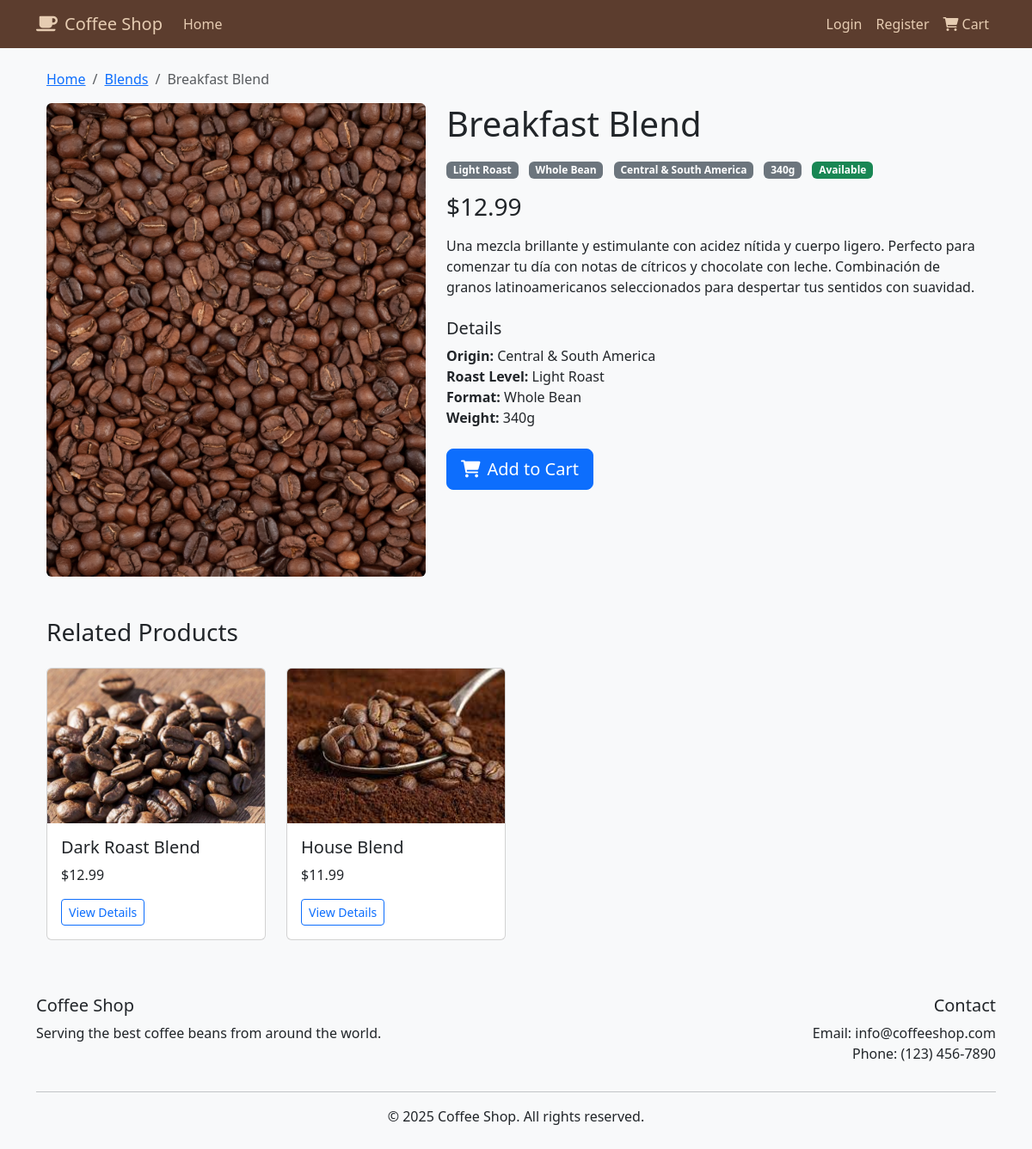
Page /product/7/ on the committed database.
### store/models.py (models this page shows, shortened)
class Product(models.Model):
    ROAST_CHOICES = [
        ('light', 'Light Roast'),
        ('medium', 'Medium Roast'),
        ('dark', 'Dark Roast'),
        ('espresso', 'Espresso Roast'),
    ]
    FORMAT_CHOICES = [
        ('whole_bean', 'Whole Bean'),
        ('ground', 'Ground'),
        ('capsule', 'Capsules'),
    ]
    name = models.CharField(max_length=200)
    category = models.ForeignKey(Category, on_delete=models.CASCADE, related_name='products')
    description = models.TextField()
    price = models.DecimalField(max_digits=6, decimal_places=2)
    stock = models.IntegerField(default=0)
    image = models.ImageField(upload_to='products/', blank=True, null=True)
    roast_level = models.CharField(max_length=20, choices=ROAST_CHOICES)
    origin = models.CharField(max_length=100)  # País o región de origen
    format = models.CharField(max_length=20, choices=FORMAT_CHOICES)
    weight = models.IntegerField(help_text="Weight in grams")
    created_at = models.DateTimeField(auto_now_add=True)
    updated_at = models.DateTimeField(auto_now=True)
    is_available = models.BooleanField(default=True)
    class Meta:
        ordering = ['name']

class Category(models.Model):
    name = models.CharField(max_length=200, unique=True)  # Nombre único
    description = models.TextField(blank=True)  # Descripción opcional
    class Meta:
        verbose_name_plural = 'Categories'
        ordering = ['name']  # Orden alfabético

### store/views.py (the view)
# urls.py: path('product/<int:pk>/', views.customer_product_detail, name="customer_product_detail"),  # Detalle de producto
def customer_product_detail(request, pk):
    product = get_object_or_404(Product, pk=pk)
    related_products = Product.objects.filter(category=product.category).exclude(pk=pk)[:4]  # Máximo 4 productos relacionados
    context = {
        'product': product,
        'related_products': related_products
    }
    return render(request, 'store/customer_product_detail.html', context)

### store/templates/store/customer_product_detail.html (shortened to what this page needs)
{% extends 'store/main.html' %}
{% load static %}
{% block content %}
<div class="container">
    <nav aria-label="breadcrumb">
        <ol class="breadcrumb">
            <li class="breadcrumb-item"><a href="{% url 'store' %}">Home</a></li>
            <li class="breadcrumb-item"><a href="{% url 'customer_category_detail' product.category.id %}">{{ product.category.name }}</a></li>
            <li class="breadcrumb-item active" aria-current="page">{{ product.name }}</li>
        </ol>
    </nav>
    <div class="row">
        <div class="col-md-5">
            {% if product.image %}
                <img src="{{ product.image.url }}" class="img-fluid rounded" alt="{{ product.name }}">
            {% else %}
                <img src="https://via.placeholder.com/500x500?text=Coffee+Product" class="img-fluid rounded" alt="{{ product.name }}">
            {% endif %}
        </div>
        <div class="col-md-7">
            <h1 class="mb-3">{{ product.name }}</h1>
            <div class="mb-3">
                <span class="badge bg-secondary me-2">{{ product.get_roast_level_display }}</span>
                <span class="badge bg-secondary me-2">{{ product.get_format_display }}</span>
                <span class="badge bg-secondary me-2">{{ product.origin }}</span>
                <span class="badge bg-secondary me-2">{{ product.weight }}g</span>
                <span class="badge {% if product.is_available %}bg-success{% else %}bg-danger{% endif %}">
                    {% if product.is_available %}Available{% else %}Not Available{% endif %}
                </span>
            </div>
            <h3 class="mb-3">${{ product.price }}</h3>
            <p class="mb-4">{{ product.description }}</p>
            <div class="mb-4">
                <h5>Details</h5>
                <ul class="list-unstyled">
                    <li><strong>Origin:</strong> {{ product.origin }}</li>
                    <li><strong>Roast Level:</strong> {{ product.get_roast_level_display }}</li>
                    <li><strong>Format:</strong> {{ product.get_format_display }}</li>
                    <li><strong>Weight:</strong> {{ product.weight }}g</li>
                </ul>
            </div>
            <div class="d-grid gap-2 d-md-block mb-4">
                <a href="{% url 'add_to_cart' product.id %}" class="btn btn-primary btn-lg" {% if not product.is_available %}disabled{% endif %}>
                    <i class="fas fa-shopping-cart me-2"></i>Add to Cart
                </a>
            </div>
        </div>
    </div>
    {% if related_products %}
    <div class="row mt-5">
        <div class="col-12">
            <h3 class="mb-4">Related Products</h3>
            <div class="row">
                {% for related in related_products %}
                <div class="col-md-3 mb-4">
                    <div class="card h-100">
                        {% if related.image %}
                            <img src="{{ related.image.url }}" class="card-img-top product-img" alt="{{ related.name }}" style="height: 180px; object-fit: cover;">
                        {% else %}
                            <img src="https://via.placeholder.com/300x200?text=Coffee+Product" class="card-img-top product-img" alt="{{ related.name }}" style="height: 180px; object-fit: cover;">
                        {% endif %}
                        <div class="card-body">
                            <h5 class="card-title">{{ related.name }}</h5>
                            <p class="card-text">${{ related.price }}</p>
                            <a href="{% url 'customer_product_detail' related.id %}" class="btn btn-sm btn-outline-primary">View Details</a>
                        </div>
                    </div>
                </div>
                {% endfor %}
            </div>
        </div>
    </div>
    {% endif %}
</div>
{% endblock %}

### store/templates/store/main.html (style rules this page uses)
body { background-color: #f8f9fa; font-family: 'Segoe UI', Tahoma, Geneva, Verdana, sans-serif; }

### rows in the picture
Product: category.name "Blends", name "Breakfast Blend", image (picture), roast_level "Light Roast", format "Whole Bean", origin "Central & South America", weight "340", price "12.99", description "Una mezcla brillante y estimulante con acidez nítida y cuerpo ligero. Perfecto para comenzar tu día con notas de cítricos y chocolate con leche. Combinación de granos latinoamericanos seleccionados para despertar tus sentidos con suavidad."
Product: image (picture), name "Dark Roast Blend", price "12.99"
Product: image (picture), name "House Blend", price "11.99"
